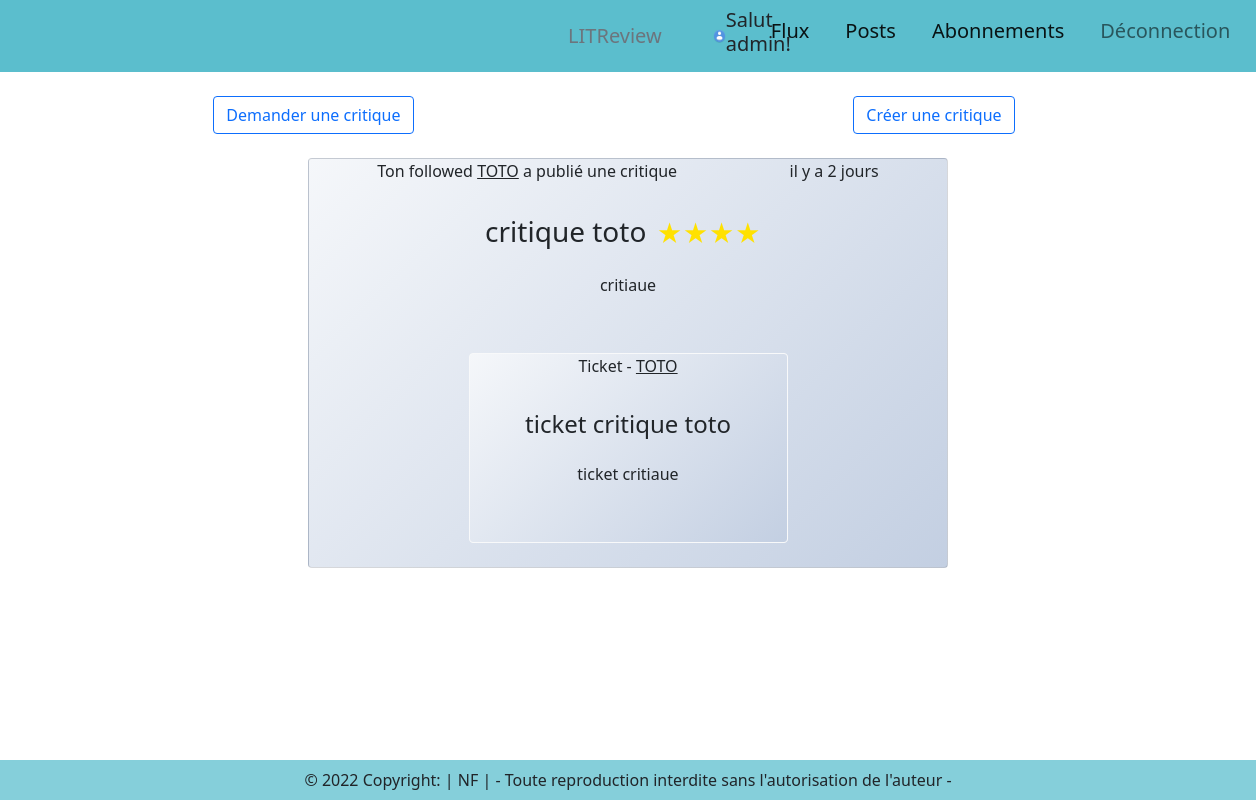
The app's page /flux/ (signed in), older data.
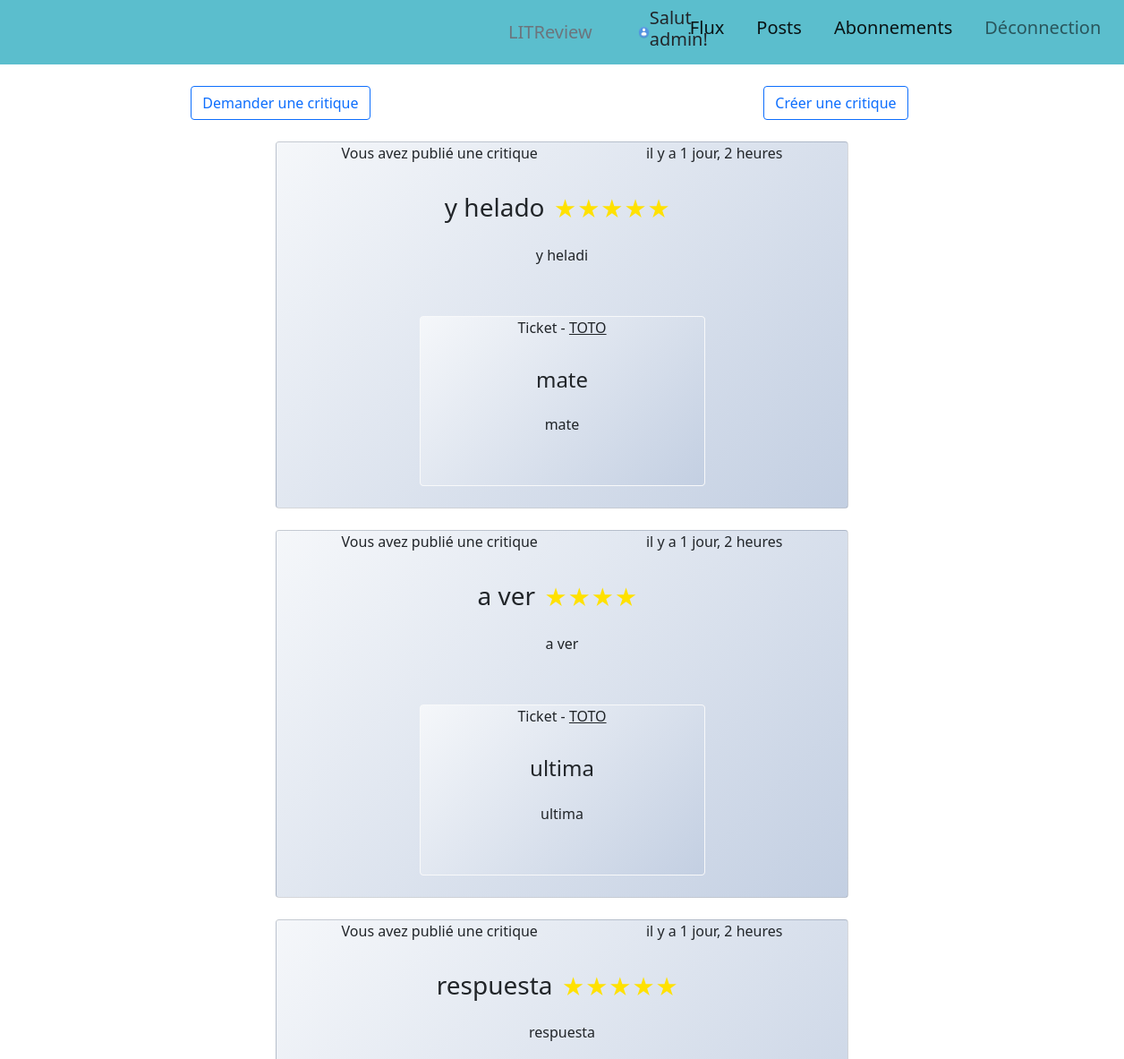
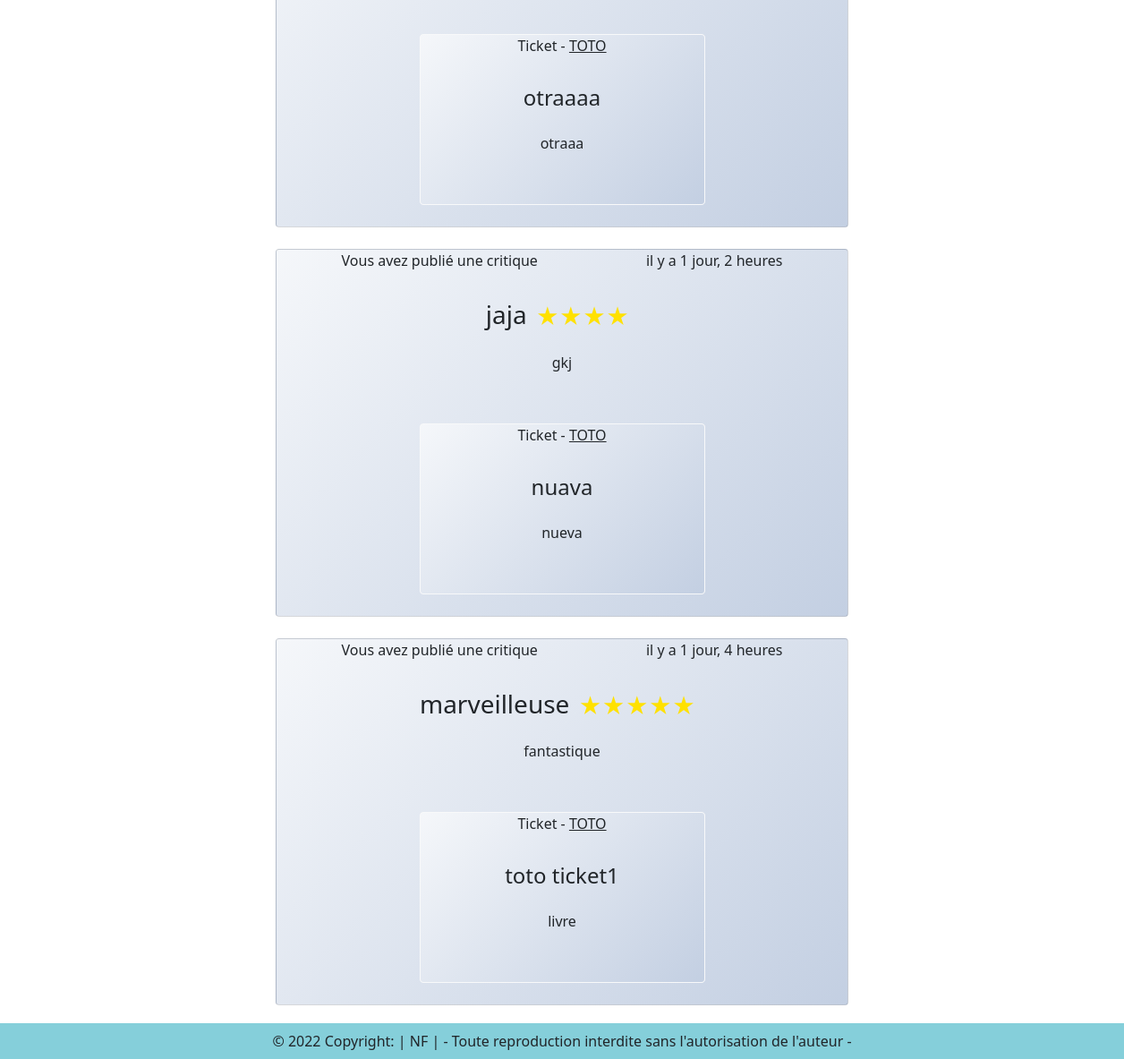
The same page, newer data (2 pictures, top to bottom).
### review/models.py (models this page shows, shortened)
class Review(models.Model):
    ticket = models.ForeignKey(to=Ticket, on_delete=models.CASCADE)
    rating = models.PositiveSmallIntegerField (validators=[MinValueValidator(0), MaxValueValidator(5)])
    user = models.ForeignKey(to=settings.AUTH_USER_MODEL, on_delete=models.CASCADE)
    headline = models.CharField(max_length=128)
    body = models.TextField(max_length=8192, blank=True)
    time_created = models.DateTimeField(auto_now_add=True, blank=True)

### ticket/models.py (models this page shows, shortened)
class Ticket(models.Model):
    title = models.CharField(max_length=128)
    description = models.TextField(max_length=2048, blank=True)
    user = models.ForeignKey(to=settings.AUTH_USER_MODEL, on_delete=models.CASCADE, related_name="tickets")
    image = models.ImageField(null=True, blank=True)
    time_created = models.fields.DateTimeField(auto_now_add=True)
    IMAGE_MAX_SIZE = (600, 600)
    if image is True:
        def resize_image(self):
            image = Image.open(self.image)
            image.thumbnail(self.IMAGE_MAX_SIZE)
            image.save(self.image.path)
        def save(self, *args, **kwargs):
            super().save(*args, **kwargs)
            self.resize_image()
    class Meta:
        ordering = ['-time_created']

### flux/views.py (the view)
# urls.py: path('flux/', flux.views.flux, name='flux'),
@login_required
def flux(request):
    followed_users = get_user_follows(request.user)
    reviews = get_user_viewable_reviews(request.user)
    reviews = reviews.annotate(content_type=Value('REVIEW', CharField()))
    tickets = get_user_viewable_tickets(request.user)
    tickets = tickets.annotate(content_type=Value('TICKET', CharField()))
    replied_tickets, replied_reviews = get_replied_tickets(tickets)
    posts_list = sorted(chain(reviews, tickets), key=lambda post: post.time_created, reverse=True)
    if posts_list:
        paginator = Paginator(posts_list, 5)
        page = request.GET.get('page')
        posts = paginator.get_page(page)
    else:
        posts = None
    return render(request, 'flux/flux.html', context = {'posts': posts, 'replied_tickets': replied_tickets,
                                                        'replied_reviews': replied_reviews,
                                                        'title': 'Flux','followed_users': followed_users})

### flux/utils.py (called while the page is built, shortened)
def get_user_follows(user):
    follows = Relationship.objects.filter(from_user=user)
    followed_users = []
    for follow in follows:
        followed_users.append(follow.to_user)
    return followed_users

def get_user_viewable_reviews(user: User):
    followed_users = get_user_follows(user)
    followed_users.append(user)
    reviews = []
    all_reviews = Review.objects.filter(user__in=followed_users).distinct()
    for review in all_reviews:
        reviews.append(review.id)
    user_tickets = Ticket.objects.filter(user=user)
    for ticket in user_tickets:
        review_responses = Review.objects.filter(ticket=ticket)
        for review in review_responses:
            reviews.append(review.id)
    reviews = Review.objects.filter(id__in=reviews).distinct()
    return reviews

def get_replied_tickets(tickets):
    replied_tickets = []
    replied_reviews = []
    return replied_tickets, replied_reviews

### templates/flux/flux.html (shortened to what this page needs)
{% extends "base.html" %}
{% block content %}
<div class="row justify-content-around mt-4">
    <div class="col-4 ms-auto">
        <a href="{% url 'ticket-new' %}" class="btn btn-outline-primary">Demander une critique</a>
    </div>
    <div class="col-4 ms-auto">
        <a href="{% url 'review-new' %}" class="btn btn-outline-primary">Créer une critique</a>
    </div>
</div>
{% for post in posts %}
    {% if post.content_type == 'REVIEW' %}
        {% include 'review/view_review.html' %}
    {% elif post.content_type == 'TICKET' %}
        {% include 'ticket/view_ticket.html' %}
    {% endif %}
{% endfor %}
{% endblock content %}

### templates/review/view_review.html (shortened to what this page needs)
{% load humanize %}
{% block content %}
<div class="row justify-content-around mt-4">
  <div class="card text-center col-6">
    <div class="d-flex justify-content-around">
      {% if post.user != user %}
          {% if post.user in followed_users %}
          <p>Ton followed <span style="text-decoration-line: underline; text-transform:uppercase;">{{ post.user }}</span> a publié une critique</p>
          {% else %}
          <p><span style="text-decoration-line: underline; text-transform:uppercase;">{{ post.user }}</span> a publié une critique</p>
          {% endif %}
      {% else %}
          <p>Vous avez publié une critique</p>
      {% endif %}
      <p>{{post.time_created | naturaltime }}</p>
    </div>
    <div class="card-body">
      <div class="d-inline-flex">
        <h3 class="card-title mb-4">{{post.headline}}</h3><div class="etoile{{post.rating}}"></div>
      </div>
        <p>{{post.body}}</p>
    </div>
      <div class="row justify-content-around mt-4 mb-4">
        <div class="card text-center col-6  border border-light">
          <div class="d-flex justify-content-around">
            {% if post.ticket.user != user %}
              {% if post.ticket.user in followed_users %}
                <p>Ticket - <span style="text-decoration-line: underline; text-transform:uppercase;">{{ post.ticket.user }}</span></p>
              {% else %}
                <p><span style="text-decoration-line: underline; text-transform:uppercase;">{{ post.ticket.user }}</span> a publié un ticket</p>
              {% endif %}
            {% else %}
              <p>Votre ticket</p>
            {% endif %}
          </div>
          <div class="card-body">
            <h4 class="card-title mb-4">{{post.ticket.title}}</h4>
            <p>{{post.ticket.description}}</p>
          </div>
        </div>
      </div>
  </div>
</div>
{% endblock content %}

Row changes from the older to the newer data that the page shows:
no longer on this page (row unchanged): Review: user "TOTO", time_created "il y a 2 jours", headline "critique toto", rating 4 (drawn), body "critiaue", ticket.user "TOTO", ticket "ticket critique toto", ticket.description "ticket critiaue"
added Review: shows "Vous avez publié une critique", time_created "il y a 1 jour, 2 heures", headline "y helado", rating 5 (drawn), body "y heladi", ticket.user "TOTO", ticket "mate", ticket.description "mate"
added Review: shows "Vous avez publié une critique", time_created "il y a 1 jour, 2 heures", headline "a ver", rating 4 (drawn), body "a ver", ticket.user "TOTO", ticket "ultima", ticket.description "ultima"
added Review: shows "Vous avez publié une critique", time_created "il y a 1 jour, 2 heures", headline "respuesta", rating 5 (drawn), body "respuesta", ticket.user "TOTO", ticket "otraaaa", ticket.description "otraaa"
added Review: shows "Vous avez publié une critique", time_created "il y a 1 jour, 2 heures", headline "jaja", rating 4 (drawn), body "gkj", ticket.user "TOTO", ticket "nuava", ticket.description "nueva"
added Review: shows "Vous avez publié une critique", time_created "il y a 1 jour, 4 heures", headline "marveilleuse", rating 5 (drawn), body "fantastique", ticket.user "TOTO", ticket "toto ticket1", ticket.description "livre"
